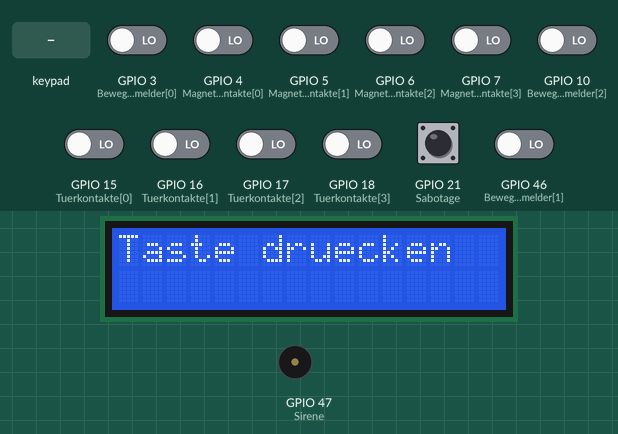
A program run on a simulated ESP32 board running MicroPython. Shown: 16×2 character LCD, buzzer (waves = sounding, pin HIGH). The inputs (shaded band) are chosen by the test bench; at power-on: GPIO 3 (Bewegungsmelder[0]), GPIO 4 (Magnetkontakte[0]), GPIO 5 (Magnetkontakte[1]), GPIO 6 (Magnetkontakte[2]), GPIO 7 (Magnetkontakte[3]), GPIO 10 (Bewegungsmelder[2]), GPIO 15 (Tuerkontakte[0]), GPIO 16 (Tuerkontakte[1]), GPIO 17 (Tuerkontakte[2]), GPIO 18 (Tuerkontakte[3]), GPIO 21 (Sabotage), GPIO 46 (Bewegungsmelder[1]) LOW. Pins used as bus, display or sensor lines are not drawn; what the program prints to the serial console is not drawn.

Above: at 1.2 s.
1.3 s: key 'A' pressed
At 3.3 s:
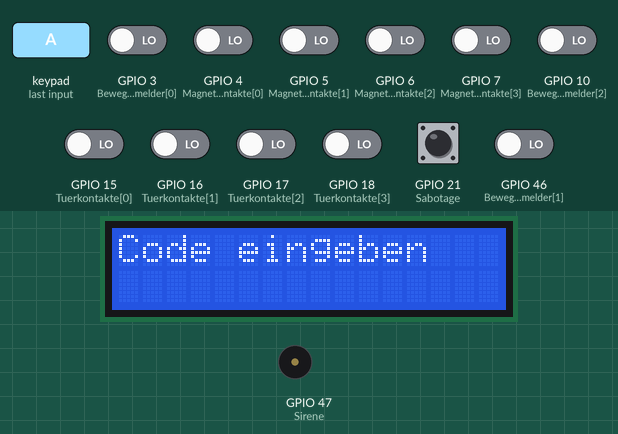
3.6 s: keypad keys 5 6 7 8 pressed 0.4 s apart
At 3.9 s:
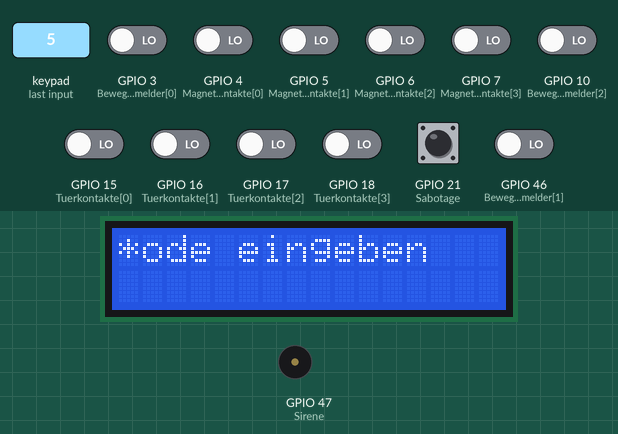
8.1 s: key 'B' pressed
At 9.5 s:
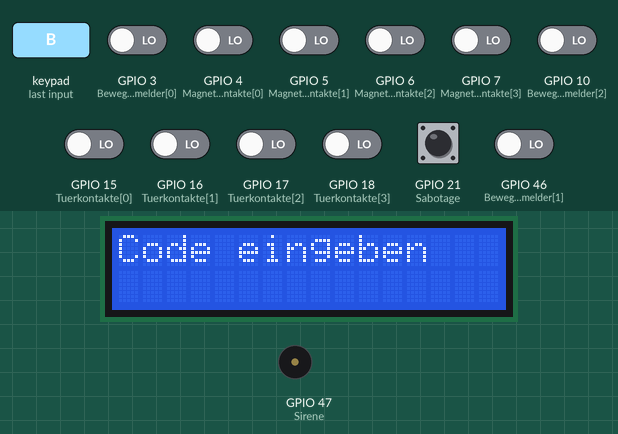
10.1 s: keypad keys 1 2 3 4 pressed 0.4 s apart
At 14.3 s:
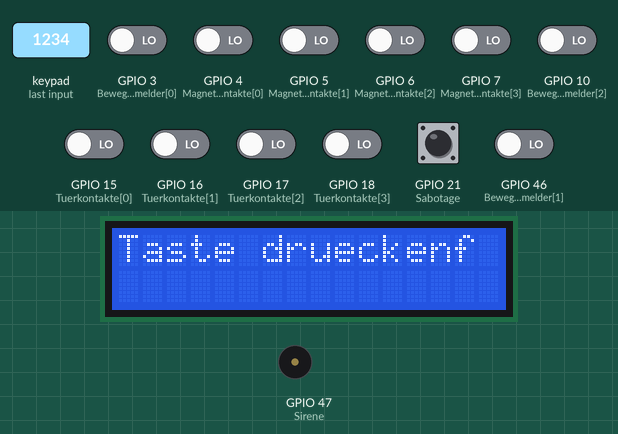
14.6 s: key 'A' pressed
At 15.6 s:
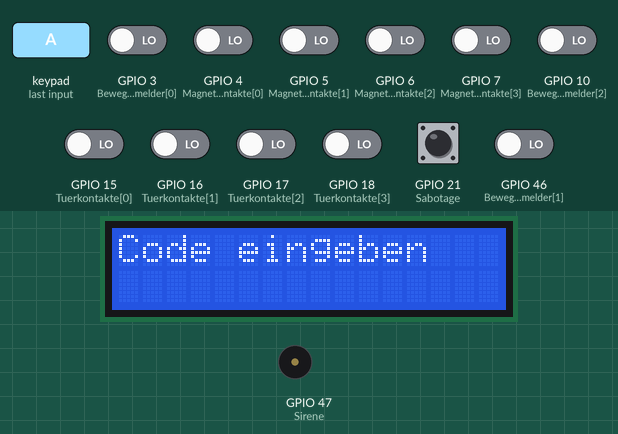
16.6 s: keypad keys 1 2 3 4 # pressed 0.4 s apart
At 19.4 s:
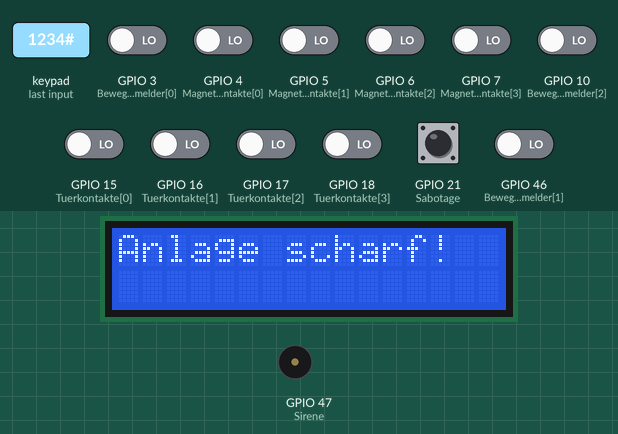
Timing chart, 0 to 20.9 s (numbered marks = the images above; inputs shaded):
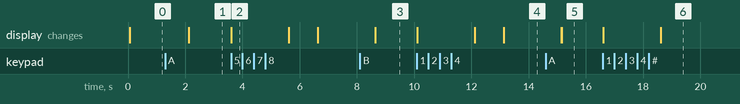

Measured:
- after the input at 1.3 s, the display: changes after 0.82 s (image 1)
- after the input at 3.6 s, the display: changes at once (image 2)
- after the input at 8.1 s, the display: changes after 0.55 s (image 3)
- after the input at 10.1 s, the display: first changes at once (image 4 shows a later state)
- after the input at 14.6 s, the display: first changes after 0.55 s (image 5 shows a later state)
- after the input at 16.6 s, the display: first changes at once (image 6 shows a later state)

The program:

ESP32_Code_V3.py
```python
from machine import Pin, SoftI2C
import time
from DIYables_Pico_Keypad import Keypad
from lib_lcd1602_2004_with_i2c import LCD

# Pin Konfiguration
Magnetkontakte = [Pin(i, Pin.IN) for i in [4, 5, 6, 7]]
Tuerkontakte = [Pin(i, Pin.IN) for i in [15, 16, 17, 18]]
Bewegungsmelder = [Pin(i, Pin.IN) for i in [3, 46, 10]]

Sabotage = Pin(21, Pin.IN)
Sirene = Pin(47, Pin.OUT)
scl_pin = 9
sda_pin = 8

# Keypad Konfiguration
ROW_PINS = [40, 39, 38, 48]
COLUMN_PINS = [1, 2, 42, 41]
NUM_ROWS = 4
NUM_COLS = 4
KEYMAP = ['1', '2', '3', 'A',
          '4', '5', '6', 'B',
          '7', '8', '9', 'C',
          '*', '0', '#', 'D']

# LCD Display Initialisierung
lcd = LCD(SoftI2C(scl=Pin(scl_pin), sda=Pin(sda_pin), freq=100000))
lcd.clear()

# Keypad Initialisierung
keypad = Keypad(KEYMAP, ROW_PINS, COLUMN_PINS, NUM_ROWS, NUM_COLS)
keypad.set_debounce_time(400) # 400ms

# Sicherheitscodes
SCHALTCODE = "1234"
ALARMCODE = "5678"

# Zustand der Anlage
anlage_scharf = False
alarm_aktiv = False

# Hilfsfunktion, ersetzt lcd.puts + print
def lcd_print(text, y=0, x=0):
    lcd.puts(text, y, x)
    print(text)

def alle_kontakte_geschlossen():
    """Überprüft, ob alle Magnet- und Türkontakte geschlossen sind."""
    print("alle_kontakte_geschlossen")
    for kontakt in Magnetkontakte + Tuerkontakte:
        if kontakt.value() == 1:
            return False
    return Sabotage.value() == 0

def fehlerhafte_kontakte():
    """Ermittelt und gibt fehlerhafte Kontakte auf dem LCD aus."""
    print("fehlerhafte_kontakte")
    for idx, kontakt in enumerate(Magnetkontakte + Tuerkontakte):
        if kontakt.value() == 1:
            lcd.clear()
            lcd_print("Fehler", 0, 0)
            lcd_print(f"Kontakt {idx+1}", 1, 0)
            time.sleep(2)

    if Sabotage.value() == 1:
        lcd.clear()
        lcd_print("Fehler", 0, 0)
        lcd_print("Sabotage", 1, 0)
        time.sleep(2)

def code_eingeben():
    """Fordert den Benutzer zur Codeeingabe auf."""
    print("code_eingeben")
    lcd.clear()
    lcd_print("Code eingeben", 0, 0)
    code = ""
    while len(code) < 4:
        key = keypad.get_key()
        if key:
            code += key
            lcd.puts("*")  # * hier ist okay (nicht nötig zusätzlich print zu machen)
            print("*")
            time.sleep(0.5)
    return code

def scharf_schalten():
    global anlage_scharf
    print("scharf_schalten")
    if not alle_kontakte_geschlossen():
        fehlerhafte_kontakte()
        return

    code = code_eingeben()
    if code == SCHALTCODE:
        anlage_scharf = True
        lcd.clear()
        lcd_print("Anlage scharf!", 0, 0)
    else:
        lcd.clear()
        lcd_print("Falscher Code", 0, 0)

def unscharf_schalten():
    global anlage_scharf, alarm_aktiv
    print("unscharf_schalten")
    code = code_eingeben()
    if alarm_aktiv and code == ALARMCODE:
        alarm_aktiv = False
        anlage_scharf = False
        Sirene.value(0)
        lcd.clear()
        lcd_print("Alarm aus", 0, 0)
    elif not alarm_aktiv and code == SCHALTCODE:
        anlage_scharf = False
        lcd.clear()
        lcd_print("Anlage unscharf", 0, 0)
    else:
        lcd.clear()
        lcd_print("Falscher Code", 0, 0)

def alarm_ueberwachen():
    global alarm_aktiv
    print("alarm_ueberwachen")
    while anlage_scharf:
        for sensor in Bewegungsmelder:
            if sensor.value() == 1:
                alarm_aktiv = True
                Sirene.value(1)
                lcd.clear()
                lcd_print("ALARM!!!", 0, 0)
                return
        time.sleep(0.5)

def main():
    while True:
        print("Main")
        lcd_print("Taste druecken", 0, 0)
        key = keypad.get_key()
        if key == "A":
            scharf_schalten()
        elif key == "B":
            unscharf_schalten()
        if anlage_scharf:
            alarm_ueberwachen()
        time.sleep(1)

if __name__ == "__main__":
    main()
```

DIYables_Pico_Keypad.py
```python
"""
This MicroPython library is designed for Raspberry Pi Pico to make it easy to use with keypad 3x4, keypad 4x4

It is created by DIYables to work with DIYables products, but also work with products from other brands. Please consider purchasing products from [DIYables Store on Amazon](https://amazon.com/diyables) from to support our work.

Product Link:
- [Keypad 3x4](https://diyables.io/products/keypad-3x4)
- [Keypad 4x4](https://diyables.io/products/keypad-4x4)


Copyright (c) 2024, DIYables.io. All rights reserved.

Redistribution and use in source and binary forms, with or without
modification, are permitted provided that the following conditions
are met:

- Redistributions of source code must retain the above copyright
  notice, this list of conditions and the following disclaimer.

- Redistributions in binary form must reproduce the above copyright
  notice, this list of conditions and the following disclaimer in the
  documentation and/or other materials provided with the distribution.

- Neither the name of the DIYables.io nor the names of its
  contributors may be used to endorse or promote products derived from
  this software without specific prior written permission.

THIS SOFTWARE IS PROVIDED BY DIYABLES.IO "AS IS" AND ANY EXPRESS OR
IMPLIED WARRANTIES, INCLUDING, BUT NOT LIMITED TO, THE IMPLIED
WARRANTIES OF MERCHANTABILITY AND FITNESS FOR A PARTICULAR PURPOSE ARE
DISCLAIMED. IN NO EVENT SHALL DIYABLES.IO BE LIABLE FOR ANY DIRECT,
INDIRECT, INCIDENTAL, SPECIAL, EXEMPLARY, OR CONSEQUENTIAL DAMAGES
(INCLUDING, BUT NOT LIMITED TO, PROCUREMENT OF SUBSTITUTE GOODS OR
SERVICES; LOSS OF USE, DATA, OR PROFITS; OR BUSINESS INTERRUPTION)
HOWEVER CAUSED AND ON ANY THEORY OF LIABILITY, WHETHER IN CONTRACT,
STRICT LIABILITY, OR TORT (INCLUDING NEGLIGENCE OR OTHERWISE) ARISING
IN ANY WAY OUT OF THE USE OF THIS SOFTWARE, EVEN IF ADVISED OF THE
POSSIBILITY OF SUCH DAMAGE.
"""

from machine import Pin, Timer
import time

class Keypad:
    def __init__(self, keymap, row_pins, column_pins, num_rows, num_cols):
        self._keymap = keymap
        self._row_pins = [Pin(pin, Pin.IN, Pin.PULL_UP) for pin in row_pins]
        self._column_pins = [Pin(pin, Pin.OUT) for pin in column_pins]
        self._num_rows = num_rows
        self._num_cols = num_cols
        self._prev_key = None
        self._debounce_time = 400  # default value is 300ms
        self._prev_time = 0

        # Set column pins to high
        for col_pin in self._column_pins:
            col_pin.value(1)

    def get_key(self):
        for col_index, col_pin in enumerate(self._column_pins):
            col_pin.value(0)  # Set current column to low
            for row_index, row_pin in enumerate(self._row_pins):
                if not row_pin.value():  # Active low
                    key = self._keymap[row_index * self._num_cols + col_index]
                    current_time = time.ticks_ms()
                    if self._prev_key != key or (self._prev_key == key and time.ticks_diff(current_time, self._prev_time) > self._debounce_time):
                        self._prev_key = key
                        self._prev_time = current_time
                        col_pin.value(1)  # Reset column pin
                        return key
            col_pin.value(1)  # Reset column pin
        return None

    def set_debounce_time(self, time_ms):
        self._debounce_time = time_ms
```
